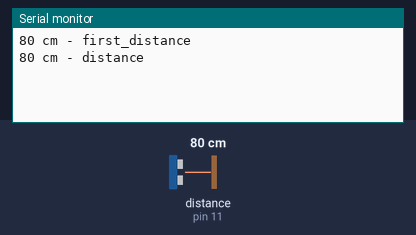
Simulated run of this sketch. Board: Arduino Uno, built with avr-gcc and run on an emulated ATmega328P. Shown: the last lines printed to the serial monitor. Wiring (inferred from the names in the program): ultrasonic range finder: trigger pin 10; echo pin 11. Inputs (shaded band) come from the test bench; at power-on: distance to the obstacle (sensor on pin 11) 80 cm. The echo pulse lasts 58.3 µs per cm.

Above: at 1.2 s.
1.3 s: distance to the obstacle (sensor on pin 11) set to 2 cm
At 5.9 s:
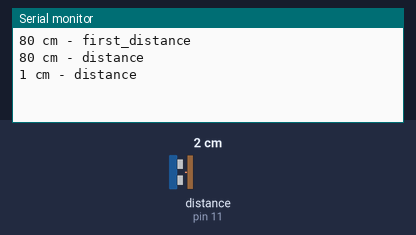
6.3 s: distance to the obstacle (sensor on pin 11) set to 4 cm
At 11.0 s:
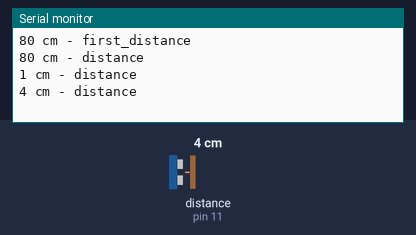
Timing chart, 0 to 12.5 s (numbered marks = the images above; inputs shaded):
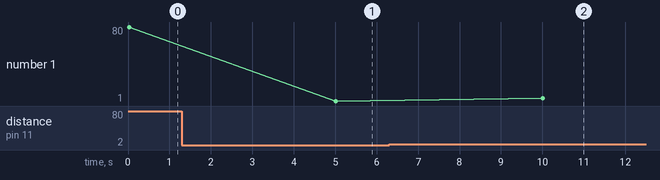

Measured:
- after the input at 1.3 s, the serial monitor: prints a new line after 3.7 s (image 1)
- after the input at 6.3 s, the serial monitor: prints a new line after 3.7 s (image 2)
- plotted number 1: 80 → 1 after the input at 1.3 s, 1 → 4 after the input at 6.3 s

The sketch:

snow_hc.ino
```cpp
//источник http://wiki.amperka.ru/%D0%BF%D1%80%D0%BE%D0%B4%D1%83%D0%BA%D1%82%D1%8B:hc-sr04-ultrasonic-sensor-distance-module
// Укажем, что к каким пинам подключено
int trigPin = 10;
int echoPin = 11;
unsigned long first_distance;
unsigned long duration;
float V = 0.03448; //при комнатной температуре (20 градусов) в см/мкс
void setup() {
  Serial.begin (9600);
  pinMode(trigPin, OUTPUT);
  pinMode(echoPin, INPUT);
  digitalWrite(trigPin, LOW);
  delayMicroseconds(2);
  digitalWrite(trigPin, HIGH);
  // Подождем 10 μs
  delayMicroseconds(10);
  digitalWrite(trigPin, LOW);
   duration = pulseIn(echoPin, HIGH);
   first_distance = (duration * V) /2;
   Serial.print(first_distance);
  Serial.println(" cm - first_distance");
}

// duration - продолжительност
//v - скорость звука в воздухе - отличается при разных температурах
void loop() {
  unsigned long distance, delta;
  unsigned long duration;
  float V = 0.03448; //при комнатной температуре (20 градусов) в см/мкс
  digitalWrite(trigPin, LOW);
  delayMicroseconds(2);
  digitalWrite(trigPin, HIGH);
  // Подождем 10 μs
  delayMicroseconds(10);
  digitalWrite(trigPin, LOW);
   duration = pulseIn(echoPin, HIGH); //Длина сигнала в микросекундах
   distance = (duration*V)/2;
   delta = first_distance - distance;
  // Выведем значение в Serial Monitor
  //Serial.print(duration);
  //Serial.println(" duration");
  //Serial.print(delta);
  //Serial.println(" cm - delta");
  Serial.print(distance);
  Serial.println(" cm - distance");

  delay(5000);
}

//sd - карта памяти, куда записываются данные с датчика
```
